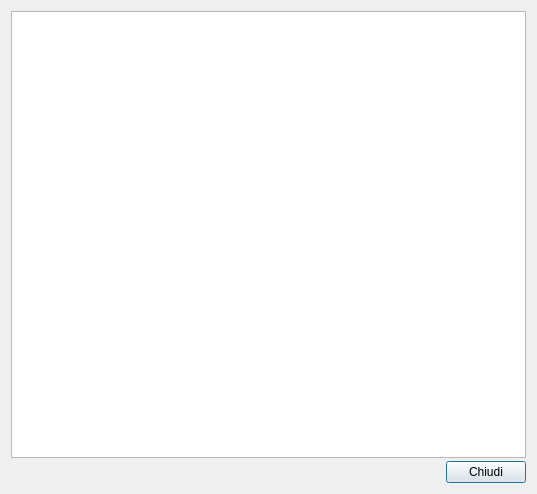
<?xml version="1.0" encoding="UTF-8"?>
<ui version="4.0">
 <class>PreviewArticolo</class>
 <widget class="QDialog" name="PreviewArticolo">
  <property name="geometry">
   <rect>
    <x>0</x>
    <y>0</y>
    <width>537</width>
    <height>494</height>
   </rect>
  </property>
  <property name="windowTitle">
   <string>Dialog</string>
  </property>
  <property name="windowIcon">
   <iconset>
    <normaloff>:/icons/icons/lescienze_20x20.xpm</normaloff>:/icons/icons/lescienze_20x20.xpm</iconset>
  </property>
  <property name="locale">
   <locale language="C" country="AnyCountry"/>
  </property>
  <layout class="QGridLayout" name="gridLayout">
   <property name="spacing">
    <number>3</number>
   </property>
   <item row="2" column="0" colspan="3">
    <widget class="QTextBrowser" name="Testo"/>
   </item>
   <item row="4" column="1" colspan="2">
    <widget class="QPushButton" name="Chiudi">
     <property name="text">
      <string>Chiudi</string>
     </property>
    </widget>
   </item>
   <item row="4" column="0">
    <spacer name="horizontalSpacer">
     <property name="orientation">
      <enum>Qt::Horizontal</enum>
     </property>
     <property name="sizeHint" stdset="0">
      <size>
       <width>40</width>
       <height>20</height>
      </size>
     </property>
    </spacer>
   </item>
  </layout>
 </widget>
 <resources/>
 <connections/>
</ui>
